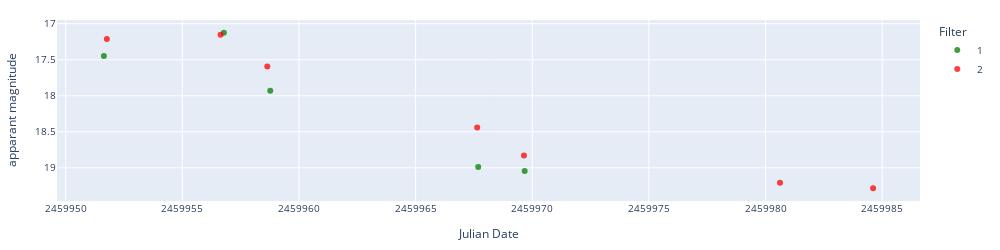

This figure's notebook cell:
### Code cell
date = '2023_03_25'
object = 'ZTF18aakynpt'
class_list = ['nova']
display_start = 0
display_end = 1
label_scheme = 'labels_2'

# Apply errorbars
error = False

if error == True:
        errColalerce1 = 'sigmapsf'
        errColalerce2 = 'sigmapsf_corr_revised'
        errCollasair1 = 'sigmapsf'
        errCollasair2 = 'dc_sigmag'
else:
    errColalerce1 = None
    errColalerce2 = None
    errCollasair1 = None
    errCollasair2 = None

# objlist = df_ZTF_CVs[df_ZTF_CVs[label_scheme].str.contains('DQ', na=False)]['Xmatch_obj'].iloc[display_start:display_end]
# objtype = df_ZTF_CVs[df_ZTF_CVs[label_scheme].str.contains('DQ', na=False)][label_scheme].iloc[display_start:display_end]
# name = df_ZTF_CVs[df_ZTF_CVs[label_scheme].str.contains('DQ', na=False)]['Name'].iloc[display_start:display_end]

print(f'Number of objects: {df_ZTF_CVs[df_ZTF_CVs[label_scheme].isin(class_list)].shape[0]}')

objlist = df_ZTF_CVs[df_ZTF_CVs[label_scheme].isin(class_list)]['oid_ztf'].iloc[display_start:display_end]
objtype = df_ZTF_CVs[df_ZTF_CVs[label_scheme].isin(class_list)][label_scheme].iloc[display_start:display_end]
name = df_ZTF_CVs[df_ZTF_CVs[label_scheme].isin(class_list)]['oid_aavso'].iloc[display_start:display_end]
ra = df_ZTF_CVs[df_ZTF_CVs[label_scheme].isin(class_list)]['ra'].iloc[display_start:display_end]
dec = df_ZTF_CVs[df_ZTF_CVs[label_scheme].isin(class_list)]['dec'].iloc[display_start:display_end]

i=0
for object, type, name, ra, dec in zip(objlist, objtype, name, ra, dec):

    print(i, object, type, name, ra, dec)
    
    # Display lasair difference magnitude and apparent magnitude light curves.
    lc_lasair = load_lasair_lc(object, path=f'../lightcurves_dataset/lasair_{date}')
    lc_lasair_appmag = lasair_clean(lc_lasair, limit=25, magerrlim=1)

    # print('Lasair difference magnitude')
    # display_lightcurve(lc_lasair,x='jd',y='magpsf',errorCol=errCollasair1)
    print('Lasair apparent magnitude')
    display_lightcurve(lc_lasair_appmag,x='jd',y='dc_mag',errorCol=errCollasair2)
    i+=1

### Figure 1 — Plotly figure (JSON) as saved in the notebook; plotly's stock layout.template omitted (floating-point values rounded to 4 significant figures)
{"data": [{"hovertemplate": "Filter=1<br>Julian Date=%{x}<br>apparant magnitude=%{y}<extra></extra>", "legendgroup": "1", "marker": {"color": "green", "opacity": 0.75, "symbol": "circle"}, "mode": "markers", "name": "1", "orientation": "v", "showlegend": true, "type": "scatter", "x": [2460000.0, 2460000.0, 2460000.0, 2460000.0, 2460000.0], "xaxis": "x", "y": [17.45, 17.13, 17.93, 18.99, 19.05], "yaxis": "y"}, {"hovertemplate": "Filter=2<br>Julian Date=%{x}<br>apparant magnitude=%{y}<extra></extra>", "legendgroup": "2", "marker": {"color": "red", "opacity": 0.75, "symbol": "circle"}, "mode": "markers", "name": "2", "orientation": "v", "showlegend": true, "type": "scatter", "x": [2460000.0, 2460000.0, 2460000.0, 2460000.0, 2460000.0, 2460000.0, 2460000.0], "xaxis": "x", "y": [17.21, 17.15, 17.59, 18.44, 18.83, 19.21, 19.28], "yaxis": "y"}], "layout": {"font": {"size": 10}, "height": 250, "legend": {"title": {"text": "Filter"}, "tracegroupgap": 0}, "margin": {"b": 20, "l": 20, "r": 20, "t": 20}, "width": 1000, "xaxis": {"anchor": "y", "domain": [0, 1], "tickformat": "float", "title": {"text": "Julian Date"}}, "yaxis": {"anchor": "x", "autorange": "reversed", "domain": [0, 1], "title": {"text": "apparant magnitude"}}}}
